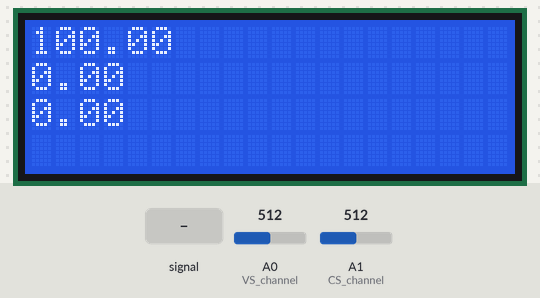
A sketch run on a simulated Arduino Uno, built with avr-gcc and run on an emulated ATmega328P. On the bench: 20×4 character LCD. Inputs (shaded band) come from the test bench; at power-on: A0 (VS_channel) = 512, A1 (CS_channel) = 512.

Above: at 1.6 s.
1.7 s: A0 (VS_channel) fed a 200 Hz sine of ±255 counts around its level
At 3.7 s:
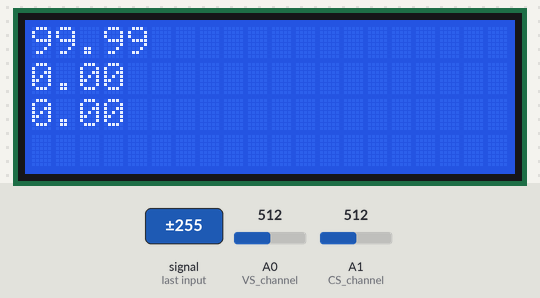
4.5 s: A0 (VS_channel) set to 716
At 6.5 s:
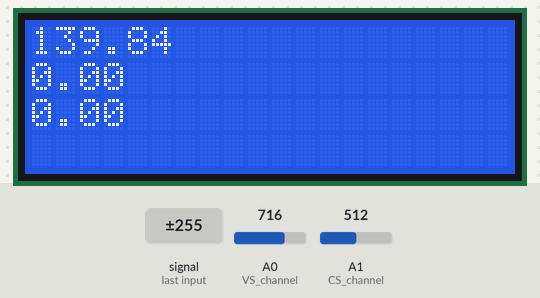
7.5 s: A1 (CS_channel) set to 716
At 10.2 s:
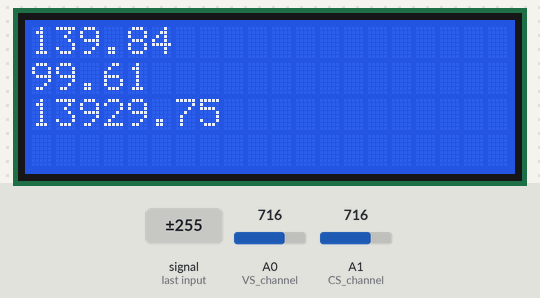
10.5 s: A1 (CS_channel) fed a 200 Hz sine of ±81 counts around its level
At 11.9 s:
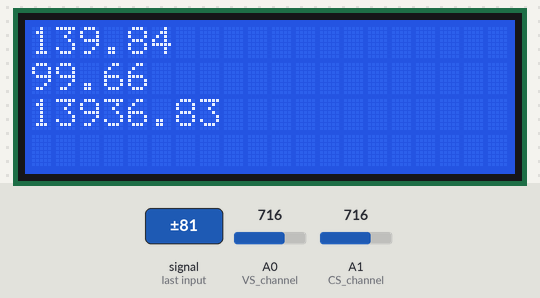
13.5 s: A0 (VS_channel) fed a 1000 Hz sine of ±255 counts around its level
At 14.9 s:
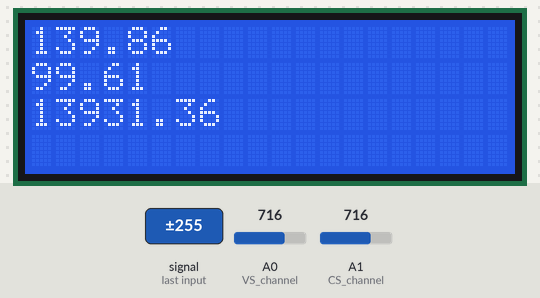
16.5 s: A1 (CS_channel) fed a 1000 Hz sine of ±255 counts around its level
At 17.9 s:
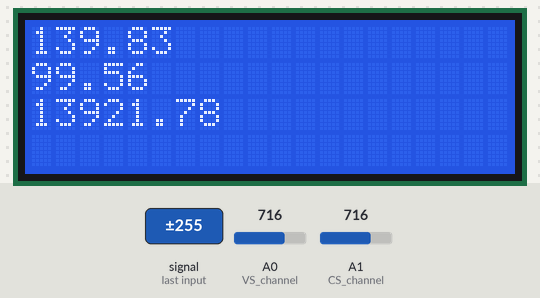
Timing chart, 0 to 19.5 s (numbered marks = the images above; inputs shaded):
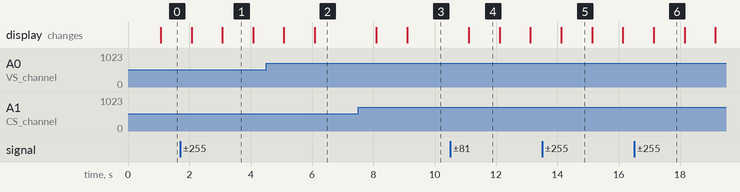

Measured:
- after the input at 1.7 s, the display: first changes after 0.37 s (image 1 shows a later state)
- after the input at 7.5 s, the display: first changes after 0.60 s (image 3 shows a later state)
- after the input at 10.5 s, the display: changes after 0.61 s (image 4)
- what the display in image 1 shows lasts 1.0 s, from 3.1 s to 4.1 s

The sketch:

Realpower.ino
```cpp
//the circuit diagram for this program is file named as "AC_current&voltage_measurement" in circuit folder
#include<LiquidCrystal.h>
LiquidCrystal lcd(8,9,10,11,12,13);
const int CS_channel=A1;
const int VS_channel=A0;
double avgvoltage;
double avgcurrent;
double avgpower;
double inst_current1;
double inst_voltage1;
void setup() {
  lcd.begin(20,4);

  }

void loop() {
  double inst_voltage=0.00;
  double inst_current=0.00;

  float conv_const=5.00/1024.00;
  float j=0.00;
  uint32_t start_time = millis();
  while((millis()-start_time) < 1000){
    j=j+1.00;
    inst_current1=analogRead(CS_channel)-512.00;
    inst_current1=inst_current1*conv_const;
    inst_current=inst_current+inst_current1;
    inst_voltage1=analogRead(VS_channel);
    inst_voltage1=inst_voltage1*conv_const;
    inst_voltage=inst_voltage1+ inst_voltage;
    }
    inst_current=inst_current/j;
   avgcurrent=inst_current*100.00;

   inst_voltage=inst_voltage/j;
   avgvoltage=inst_voltage*2.0*20.0;//callib=2.2,voltage_divider_const=2 and transformer_ratio=20.00;

   avgpower=avgvoltage*avgcurrent;


   lcd.setCursor(0,0);
   lcd.print(avgvoltage);
   lcd.print("    ");

   lcd.setCursor(0,1);
   lcd.print(avgcurrent);
   lcd.print("    ");
   lcd.setCursor(0,2);
   lcd.print(avgpower);
   lcd.print("    ");

}
```
